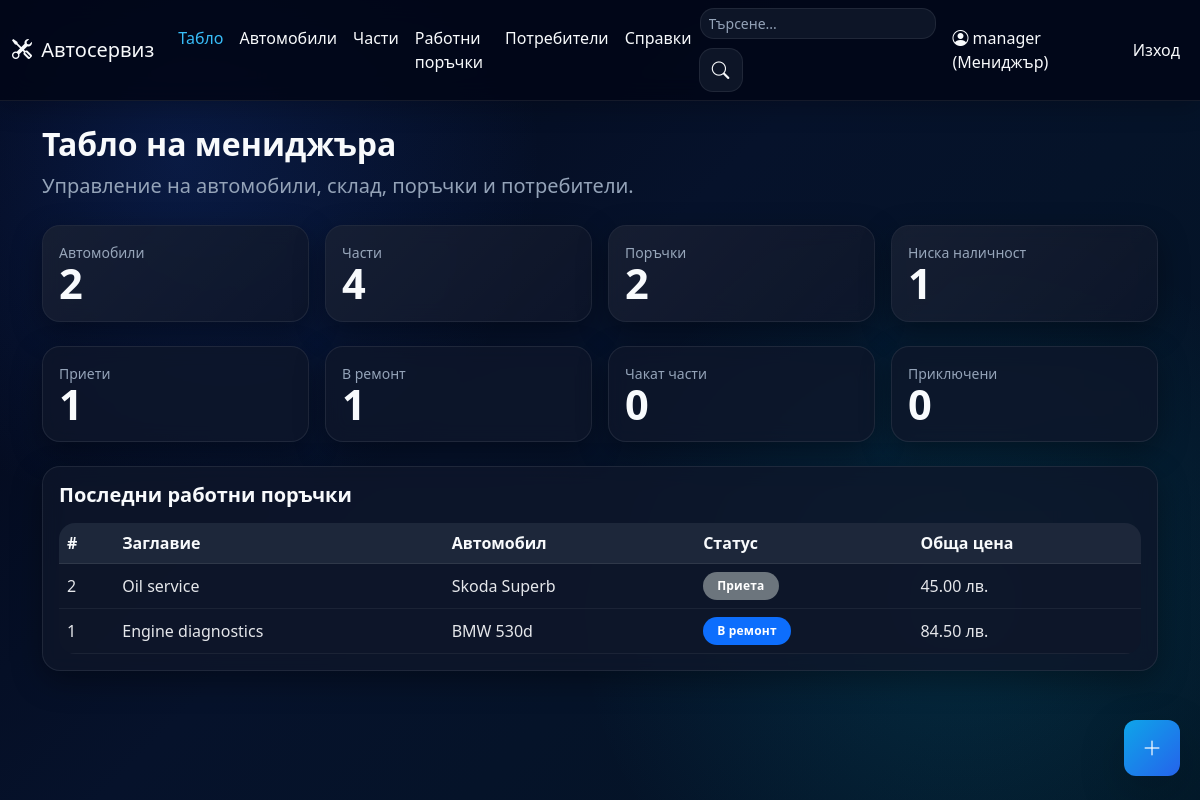
Page /dashboard (signed in) on the earlier database version.
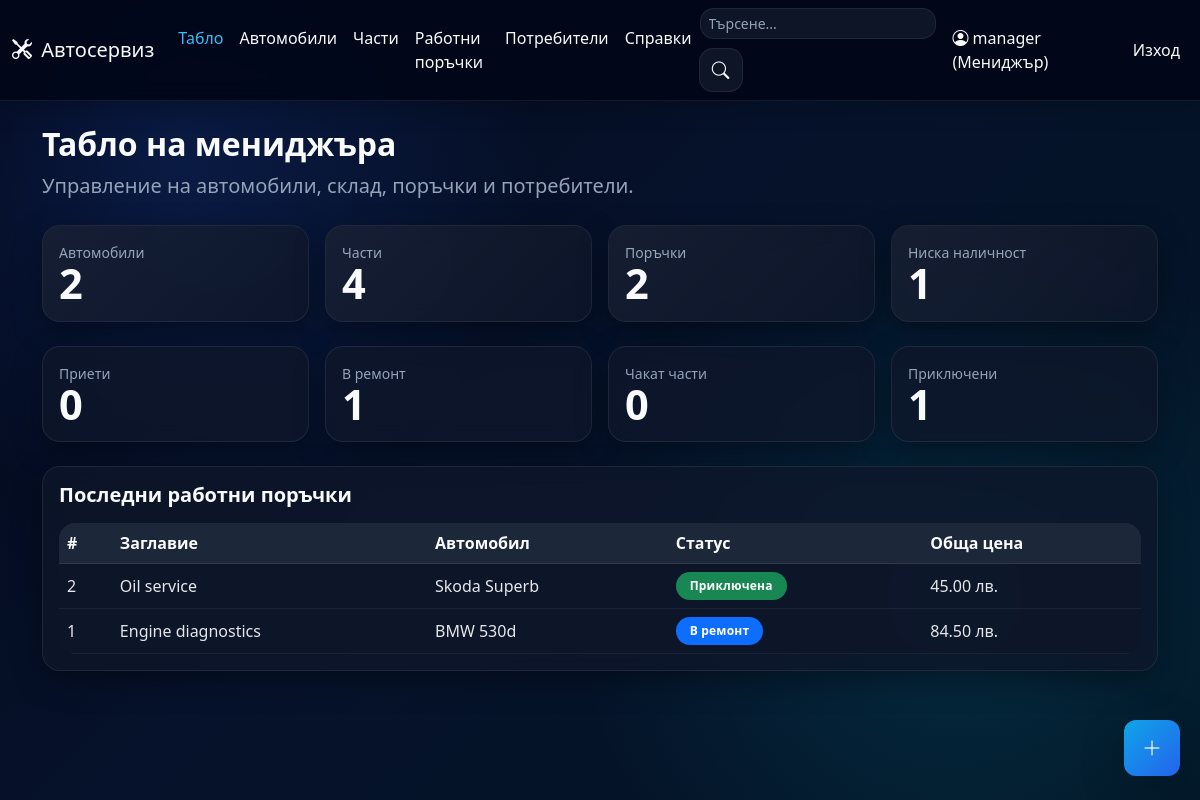
Same page on the later database version.
### app/models.py (models this page shows)
class WorkOrder(db.Model):
    id = db.Column(db.Integer, primary_key=True)
    title = db.Column(db.String(150), nullable=False)
    description = db.Column(db.Text, nullable=False)
    status = db.Column(db.String(30), nullable=False, default='open')
    notes = db.Column(db.Text)
    labor_cost = db.Column(db.Float, nullable=False, default=0.0)
    created_at = db.Column(db.DateTime, default=datetime.now)
    updated_at = db.Column(db.DateTime, default=datetime.now, onupdate=datetime.now)
    car_id = db.Column(db.Integer, db.ForeignKey('car.id'), nullable=False)
    client_id = db.Column(db.Integer, db.ForeignKey('user.id'))
    mechanic_id = db.Column(db.Integer, db.ForeignKey('user.id'))
    created_by_id = db.Column(db.Integer, db.ForeignKey('user.id'))
    client = db.relationship('User', foreign_keys=[client_id], backref='client_orders')
    mechanic = db.relationship('User', foreign_keys=[mechanic_id], backref='assigned_orders')
    created_by = db.relationship('User', foreign_keys=[created_by_id], backref='created_orders')
    parts = db.relationship('WorkOrderPart', backref='work_order', lazy=True, cascade='all, delete-orphan')
    @property
    def total_parts_cost(self):
        return round(sum((link.unit_price_snapshot or 0) * link.quantity_used for link in self.parts), 2)
    @property
    def total_cost(self):
        return round((self.labor_cost or 0) + self.total_parts_cost, 2)

class Car(db.Model):
    id = db.Column(db.Integer, primary_key=True)
    vin = db.Column(db.String(64), unique=True, nullable=False)
    registration_number = db.Column(db.String(32), unique=True)
    make = db.Column(db.String(80), nullable=False)
    model = db.Column(db.String(80), nullable=False)
    year = db.Column(db.Integer)
    owner_name = db.Column(db.String(120), nullable=False)
    owner_phone = db.Column(db.String(30))
    image_filename = db.Column(db.String(255))
    user_id = db.Column(db.Integer, db.ForeignKey('user.id'))
    created_at = db.Column(db.DateTime, default=datetime.now)
    orders = db.relationship('WorkOrder', backref='car', lazy=True, cascade='all, delete-orphan')

### app/routes_main.py (the view, shortened to what this page needs)
    @app.route('/dashboard')
    @login_required
    def dashboard():
        stats = {
            'cars': Car.query.count(),
            'parts': Part.query.count(),
            'orders': WorkOrder.query.count(),
            'users': User.query.count(),
            'low_stock': Part.query.filter(Part.quantity <= Part.min_quantity).count(),
            'open_orders': WorkOrder.query.filter_by(status='open').count(),
            'in_progress_orders': WorkOrder.query.filter_by(status='in_progress').count(),
            'awaiting_parts_orders': WorkOrder.query.filter_by(status='awaiting_parts').count(),
            'completed_orders': WorkOrder.query.filter_by(status='completed').count(),
        }
        recent_orders = WorkOrder.query.order_by(WorkOrder.created_at.desc()).limit(5).all()
        if current_user.role == 'manager':
            return render_template('dashboard_manager.html', stats=stats, recent_orders=recent_orders)

### app/route_support.py (called while the page is built)
def register_template_helpers(app):
    @app.context_processor
    def inject_status_helpers():
        return {
            'status_label': status_label,
            'status_badge': status_badge,
            'status_meta': STATUS_META,
            'role_label': role_label,
            'pdf_export_enabled': pdf_export_available(),
        }

def status_label(status: str) -> str:
    return STATUS_META.get(status, {}).get('label', status)

def status_badge(status: str) -> str:
    return STATUS_META.get(status, {}).get('badge', 'text-bg-light')

def role_label(role: str) -> str:
    return ROLE_META.get(role, role)

def load_pdf_dependencies():
    pagesizes = import_module('reportlab.lib.pagesizes')
    utils = import_module('reportlab.lib.utils')
    pdfbase = import_module('reportlab.pdfbase')
    ttfonts = import_module('reportlab.pdfbase.ttfonts')
    pdfgen = import_module('reportlab.pdfgen.canvas')
    return {
        'A4': pagesizes.A4,
        'simple_split': utils.simpleSplit,
        'pdfmetrics': pdfbase.pdfmetrics,
        'ttfont': ttfonts.TTFont,
        'canvas': pdfgen,
    }

### app/templates/dashboard_manager.html
{% extends "base.html" %}
{% block content %}
<div class="hero-inner text-start px-0 py-0 mb-4">
  <h2 class="fw-bold">Табло на мениджъра</h2>
  <p class="lead text-muted">Управление на автомобили, склад, поръчки и потребители.</p>
</div>
<div class="row g-3 mb-4">
  <div class="col-md-3"><div class="card stat-card"><div class="card-body"><div class="small text-muted">Автомобили</div><div class="stat-number">{{ stats.cars }}</div></div></div></div>
  <div class="col-md-3"><div class="card stat-card"><div class="card-body"><div class="small text-muted">Части</div><div class="stat-number">{{ stats.parts }}</div></div></div></div>
  <div class="col-md-3"><div class="card stat-card"><div class="card-body"><div class="small text-muted">Поръчки</div><div class="stat-number">{{ stats.orders }}</div></div></div></div>
  <div class="col-md-3"><div class="card stat-card warning"><div class="card-body"><div class="small text-muted">Ниска наличност</div><div class="stat-number">{{ stats.low_stock }}</div></div></div></div>
</div>
<div class="row g-3 mb-4">
  <div class="col-md-3"><div class="card status-open-card"><div class="card-body"><div class="small text-muted">Приети</div><div class="stat-number">{{ stats.open_orders }}</div></div></div></div>
  <div class="col-md-3"><div class="card status-progress-card"><div class="card-body"><div class="small text-muted">В ремонт</div><div class="stat-number">{{ stats.in_progress_orders }}</div></div></div></div>
  <div class="col-md-3"><div class="card status-awaiting-card"><div class="card-body"><div class="small text-muted">Чакат части</div><div class="stat-number">{{ stats.awaiting_parts_orders }}</div></div></div></div>
  <div class="col-md-3"><div class="card status-completed-card"><div class="card-body"><div class="small text-muted">Приключени</div><div class="stat-number">{{ stats.completed_orders }}</div></div></div></div>
</div>
<div class="card">
  <div class="card-body">
    <h5 class="mb-3">Последни работни поръчки</h5>
    <div class="table-responsive">
      <table class="table align-middle">
        <thead><tr><th>#</th><th>Заглавие</th><th>Автомобил</th><th>Статус</th><th>Обща цена</th></tr></thead>
        <tbody>
          {% for order in recent_orders %}
          <tr><td>{{ order.id }}</td><td>{{ order.title }}</td><td>{{ order.car.make }} {{ order.car.model }}</td><td><span class="badge {{ status_badge(order.status) }} status-pill">{{ status_label(order.status) }}</span></td><td>{{ '%.2f'|format(order.total_cost) }} лв.</td></tr>
          {% else %}
          <tr><td colspan="5" class="text-center text-muted">Няма поръчки.</td></tr>
          {% endfor %}
        </tbody>
      </table>
    </div>
  </div>
</div>
{% endblock %}

Differences in the rows shown:
changed WorkOrder "Oil service": status "Приета" → "Приключена"
Other differences:
{{ stats.open_orders }}: "1" → "0"
{{ stats.completed_orders }}: "0" → "1"
